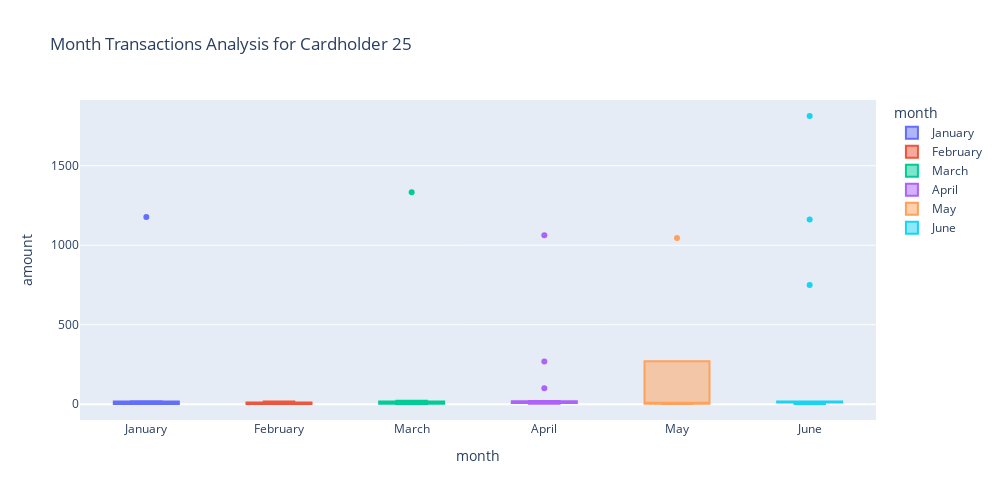

Here is the notebook cell this chart was saved with:
### Code cell
# Creating the six box plots using plotly express
cardholder_25_boxplot = px.box(
    cardholder_25_df,
    x='month',
    y='amount',
    title = "Month Transactions Analysis for Cardholder 25",
    color = 'month',
    height = 500,
    width = 1000
)
cardholder_25_boxplot

### Figure 1 — Plotly figure (JSON) as saved in the notebook; plotly's stock layout.template omitted (floating-point values rounded to 4 significant figures)
{"data": [{"alignmentgroup": "True", "hovertemplate": "month=%{x}<br>amount=%{y}<extra></extra>", "legendgroup": "January", "marker": {"color": "#636efa"}, "name": "January", "notched": false, "offsetgroup": "January", "orientation": "v", "showlegend": true, "type": "box", "x": ["January", "January", "January", "January", "January", "January", "January", "January", "January", "January"], "x0": " ", "xaxis": "x", "y": [1.46, 10.74, 2.93, 1.39, 17.84, 1.65, 15.86, 2.22, 1177, 2.75], "y0": " ", "yaxis": "y"}, {"alignmentgroup": "True", "hovertemplate": "month=%{x}<br>amount=%{y}<extra></extra>", "legendgroup": "February", "marker": {"color": "#EF553B"}, "name": "February", "notched": false, "offsetgroup": "February", "orientation": "v", "showlegend": true, "type": "box", "x": ["February", "February", "February", "February", "February", "February", "February", "February", "February", "February"], "x0": " ", "xaxis": "x", "y": [10.75, 10.81, 5.97, 3.69, 16.7, 1.26, 2.63, 11.01, 0.91, 1.18], "y0": " ", "yaxis": "y"}, {"alignmentgroup": "True", "hovertemplate": "month=%{x}<br>amount=%{y}<extra></extra>", "legendgroup": "March", "marker": {"color": "#00cc96"}, "name": "March", "notched": false, "offsetgroup": "March", "orientation": "v", "showlegend": true, "type": "box", "x": ["March", "March", "March", "March", "March", "March", "March", "March", "March", "March", "March", "March", "March"], "x0": " ", "xaxis": "x", "y": [12.42, 16.58, 1334, 2.88, 2.04, 13.57, 10.1, 1.65, 3.08, 4.2, 2.56, 18.28, 21.04], "y0": " ", "yaxis": "y"}, {"alignmentgroup": "True", "hovertemplate": "month=%{x}<br>amount=%{y}<extra></extra>", "legendgroup": "April", "marker": {"color": "#ab63fa"}, "name": "April", "notched": false, "offsetgroup": "April", "orientation": "v", "showlegend": true, "type": "box", "x": ["April", "April", "April", "April", "April", "April", "April", "April", "April", "April", "April", "April", "April", "April", "April", "April"], "x0": " ", "xaxis": "x", "y": [100, 2.62, 7.08, 17.15, 1063, 10.15, 10.06, 269, 10.24, 7.39, 6.01, 20.03, 2.79, 10.02, 15.66, 16.5], "y0": " ", "yaxis": "y"}, {"alignmentgroup": "True", "hovertemplate": "month=%{x}<br>amount=%{y}<extra></extra>", "legendgroup": "May", "marker": {"color": "#FFA15A"}, "name": "May", "notched": false, "offsetgroup": "May", "orientation": "v", "showlegend": true, "type": "box", "x": ["May", "May", "May", "May", "May"], "x0": " ", "xaxis": "x", "y": [1.1, 1046, 12.15, 2.27, 5.97], "y0": " ", "yaxis": "y"}, {"alignmentgroup": "True", "hovertemplate": "month=%{x}<br>amount=%{y}<extra></extra>", "legendgroup": "June", "marker": {"color": "#19d3f3"}, "name": "June", "notched": false, "offsetgroup": "June", "orientation": "v", "showlegend": true, "type": "box", "x": ["June", "June", "June", "June", "June", "June", "June", "June", "June", "June", "June", "June", "June", "June"], "x0": " ", "xaxis": "x", "y": [1162, 749, 10.69, 11.88, 1.03, 10.15, 11.01, 16.29, 15.98, 1813, 16.61, 11.53, 5.24, 2.27], "y0": " ", "yaxis": "y"}], "layout": {"boxmode": "overlay", "height": 500, "legend": {"title": {"text": "month"}, "tracegroupgap": 0}, "title": {"text": "Month Transactions Analysis for Cardholder 25"}, "width": 1000, "xaxis": {"anchor": "y", "categoryarray": ["January", "February", "March", "April", "May", "June"], "categoryorder": "array", "domain": [0, 1], "title": {"text": "month"}}, "yaxis": {"anchor": "x", "domain": [0, 1], "title": {"text": "amount"}}}}
